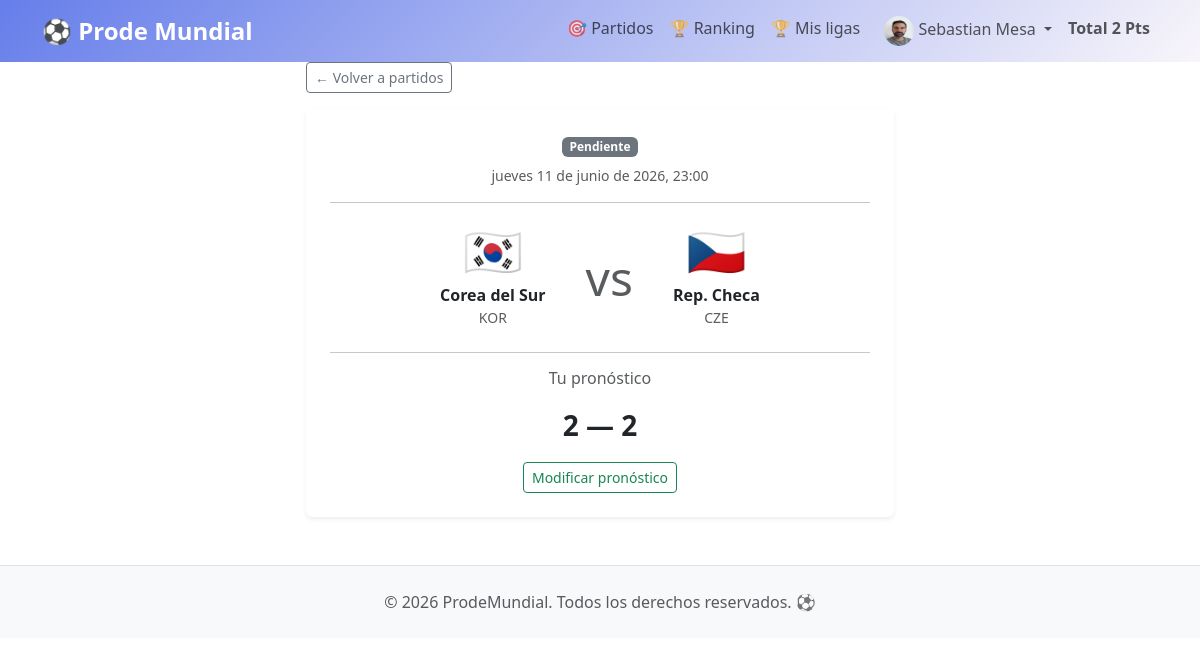
/matches/218/ (signed in), run on an earlier commit of the app's database.
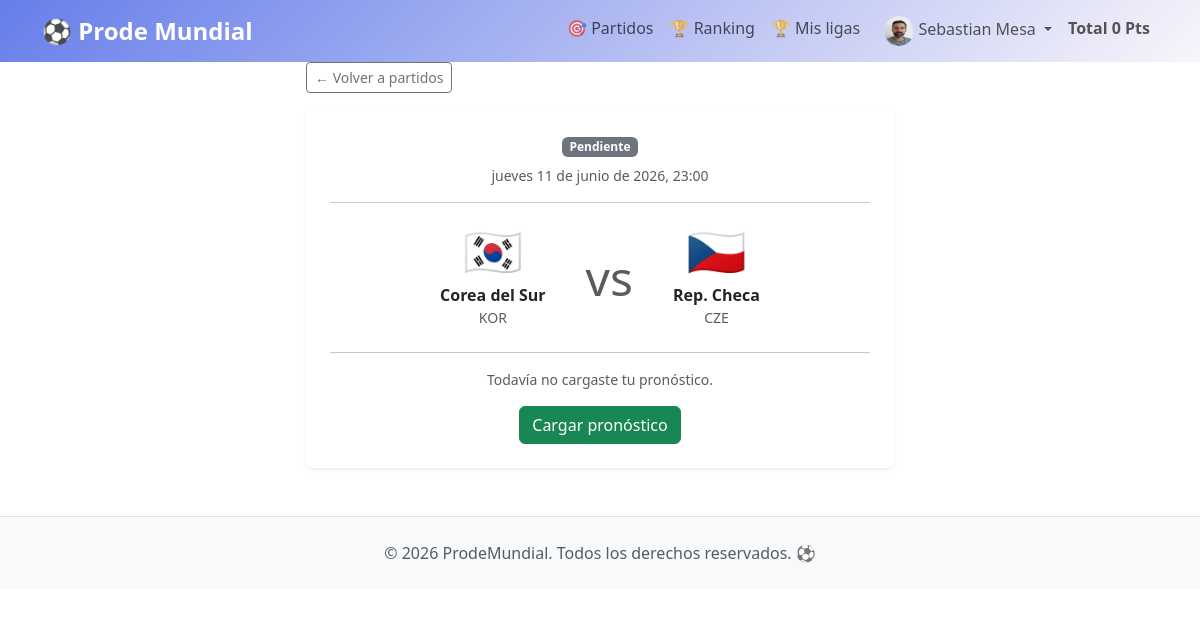
And on a later commit of the database.
### apps/predictions/models.py (models this page shows, shortened)
class Prediction(models.Model):
    user       = models.ForeignKey(User,  on_delete=models.CASCADE, related_name='predictions', verbose_name='Usuario')
    match      = models.ForeignKey(Match, on_delete=models.CASCADE, related_name='predictions', verbose_name='Partido')
    home_goals = models.PositiveSmallIntegerField(verbose_name='Goles local')
    away_goals = models.PositiveSmallIntegerField(verbose_name='Goles visitante')
    points     = models.PositiveSmallIntegerField(default=0, verbose_name='Puntos')
    is_exact   = models.BooleanField(default=False, verbose_name='Resultado exacto')
    is_winner  = models.BooleanField(default=False, verbose_name='Ganador acertado')
    created_at = models.DateTimeField(auto_now_add=True)
    updated_at = models.DateTimeField(auto_now=True)
    class Meta:
        verbose_name = 'Pronóstico'
        verbose_name_plural = 'Pronósticos'
        unique_together = ('user', 'match')

### apps/matches/views.py (the view)
# urls.py: path('<int:pk>/', MatchDetailView.as_view(), name='detail'),
class MatchDetailView(DetailView):
    model = Match
    template_name = 'matches/detail.html'
    context_object_name = 'match'
    def get_queryset(self):
        return Match.objects.select_related('home_team', 'away_team')
    def get_context_data(self, **kwargs):
        context = super().get_context_data(**kwargs)
        if self.request.user.is_authenticated:
            from apps.predictions.models import Prediction
            context['user_prediction'] = (
                Prediction.objects
                .filter(user=self.request.user, match=self.object)
                .first()
            )
        else:
            context['user_prediction'] = None
        return context

### apps/accounts/context_processors.py (called while the page is built)
def user_points(request):
    if request.user.is_authenticated:
        from apps.predictions.models import Prediction
        total = Prediction.objects.filter(
            user=request.user
        ).aggregate(total=Sum('points'))['total'] or 0
        return {'user_total_points': total}
    return {'user_total_points': 0}

### apps/matches/models.py (called while the page is built)
    def __str__(self):
        return f'{self.flag} {self.name}'.strip()

    def __str__(self):
        return f'{self.home_team} vs {self.away_team} — {self.kickoff_time:%d/%m/%Y %H:%M}'

    @property
    def is_locked(self):
        from django.conf import settings
        lock_minutes = getattr(settings, 'PREDICTION_LOCK_MINUTES', 10)
        delta = self.kickoff_time - timezone.now()
        return delta.total_seconds() < lock_minutes * 60

### templates/matches/detail.html (shortened to what this page needs)
{% extends "base.html" %}
{% block content %}
<div class="row justify-content-center">
  <div class="col-md-8 col-lg-6">
    <a href="{% url 'matches:list' %}" class="btn btn-sm btn-outline-secondary mb-3">
      ← Volver a partidos
    </a>
    <div class="card shadow-sm">
      <div class="card-body p-4">
        <div class="text-center mb-3">
          <span class="badge
            {% if match.status == 'PENDING' %}bg-secondary
            {% elif match.status == 'IN_PROGRESS' %}bg-warning text-dark
            {% else %}bg-success
            {% endif %} mb-2">
            {{ match.get_status_display }}
          </span>
          <p class="text-muted small mb-0">
            {{ match.kickoff_time|date:"l d \d\e F \d\e Y, H:i" }}
          </p>
        </div>
        <hr>
        <div class="d-flex align-items-center justify-content-center gap-4 my-4">
          <div class="text-center">
            <div class="display-5 lh-1">{{ match.home_team.flag }}</div>
            <div class="fw-bold mt-2">{{ match.home_team.name }}</div>
            <div class="text-muted small">{{ match.home_team.code }}</div>
          </div>
          <div class="text-center px-3">
            {% if match.status == 'FINISHED' %}
              <div class="display-4 fw-bold">
                {{ match.home_score }} — {{ match.away_score }}
              </div>
              <div class="text-muted small">Resultado final</div>
            {% elif match.status == 'IN_PROGRESS' %}
              <div class="display-4 fw-bold text-warning">
                {{ match.home_score|default:"0" }} — {{ match.away_score|default:"0" }}
              </div>
              <div class="text-warning small">● En juego</div>
            {% else %}
              <div class="display-5 text-muted">vs</div>
            {% endif %}
          </div>
          <div class="text-center">
            <div class="display-5 lh-1">{{ match.away_team.flag }}</div>
            <div class="fw-bold mt-2">{{ match.away_team.name }}</div>
            <div class="text-muted small">{{ match.away_team.code }}</div>
          </div>
        </div>
        <hr>
        <div class="mt-3">
          {% if user.is_authenticated %}
            {% if user_prediction %}
              <h2 class="h6 text-muted text-center mb-3">Tu pronóstico</h2>
              <div class="text-center mb-3">
                <span class="fs-3 fw-bold">
                  {{ user_prediction.home_goals }} — {{ user_prediction.away_goals }}
                </span>
              </div>
              {% if not match.is_locked %}
                <div class="text-center mt-3">
                  <a href="{% url 'predictions:edit' user_prediction.pk %}"
                     class="btn btn-outline-success btn-sm">
                    Modificar pronóstico
                  </a>
                </div>
              {% elif match.status == 'PENDING' %}
                <p class="text-muted text-center small mt-3">
                  El partido comienza pronto. Ya no podés modificar tu pronóstico.
                </p>
              {% endif %}
            {% else %}
              {% if not match.is_locked %}
                <div class="text-center">
                  <p class="text-muted small mb-3">Todavía no cargaste tu pronóstico.</p>
                  <a href="{% url 'predictions:create' match.pk %}"
                     class="btn btn-success">
                    Cargar pronóstico
                  </a>
                </div>
              {% else %}
                <p class="text-muted text-center small">
                  El tiempo para pronosticar este partido ha cerrado.
                </p>
              {% endif %}
            {% endif %}
          {% else %}
            <p class="text-center">
              <a href="{% url 'accounts:login' %}">Iniciá sesión</a>
              para ver o cargar tu pronóstico.
            </p>
          {% endif %}
        </div>
      </div>
    </div>
  </div>
</div>
{% endblock %}

### templates/base.html (shortened to what this page needs)
<!DOCTYPE html>
<html lang="es">
<head>
    {% load static %}
    <link href="https://cdn.jsdelivr.net/npm/bootstrap@5.3.0/dist/css/bootstrap.min.css" rel="stylesheet">
    <link rel="stylesheet" href="{% static 'css/prode.css' %}">
</head>
<body>
    <nav class="navbar navbar-expand-lg navbar-ligth navbars" >
        <div class="container">
            <a class="navbar-brand text-white" href="{% url 'home' %}">
                ⚽ Prode Mundial
            </a>
            <div class="collapse navbar-collapse" id="navbarNav">
                <ul class="navbar-nav ms-auto">
                    <li class="nav-item">
                        <a class="nav-link" href="{% url 'matches:list' %}">🎯 Partidos</a>
                    </li>
                    {% if user.is_authenticated %}
                        <li class="nav-item">
                            <a class="nav-link" href="{% url 'predictions:ranking' %}">🏆 Ranking</a>
                        </li>
                        <li class="nav-item">
                            <a class="nav-link" href="{% url 'leagues:my_leagues' %}">🏆 Mis ligas</a>
                        </li>
                        <li class="nav-item dropdown">
                            <a class="nav-link dropdown-toggle" href="#" id="userDropdown" role="button" data-bs-toggle="dropdown">
                                {% if user.profile.avatar %}
                                    <img src="{{ user.profile.avatar.url }}"
                                        alt="{{ user.username }}"
                                        class="rounded-circle ms-2"
                                        style="width: 30px; height: 30px;">
                                {% else %}
                                    👤
                                {% endif %}
                                {{ user.get_full_name|default:user.username }}
                            </a>
                        </li>
                        <li class="nav-link"><strong>Total {{ user_total_points|default:0 }} Pts</strong></li>
                    {% endif %}
                </ul>
            </div>
        </div>
    </nav>
    <main>
        {% block content %}{% endblock %}
    </main>
    <footer class="py-4 mt-5">
        <div class="container text-center text-muted">
            <p class="mb-0">© 2026 ProdeMundial. Todos los derechos reservados. ⚽</p>
        </div>
    </footer>
</body>
</html>

What changed in the data, as far as the page shows it:
removed Prediction: home_goals "2", away_goals "2"
Also different on the page:
{{ user_total_points|default:0 }}: "2" → "0"
text no longer shown: "Tu pronóstico — Modificar pronóstico"
text now shown: "Todavía no cargaste tu pronóstico. Cargar pronóstico"
